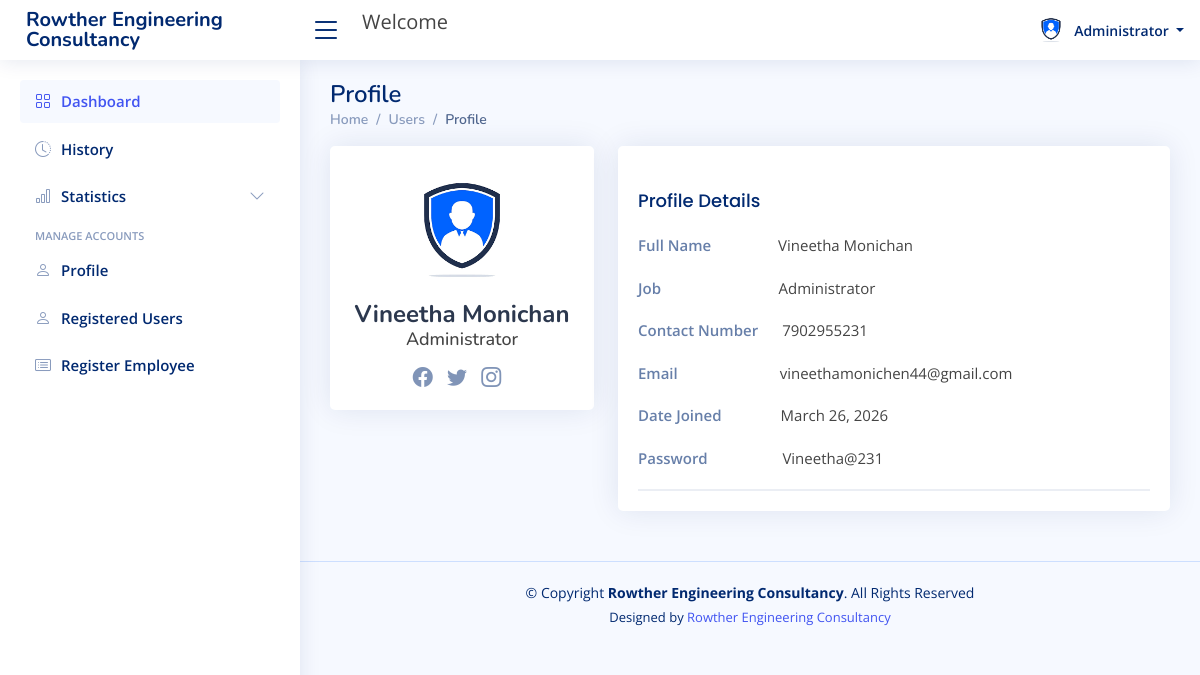
The app's page /adminn_details (signed in) with its own data.
### codex_app/models.py (models this page shows, shortened)
class Registration(models.Model):
    Emp_Id = models.CharField(max_length=200, null=True, blank=True)
    First_name = models.CharField(max_length=200, null=True, blank=True)
    department = models.ForeignKey(
        Department,
        on_delete=models.SET_NULL,
        null=True,
        blank=True
    )
    designation = models.ForeignKey(
        Designation,
        on_delete=models.SET_NULL,
        null=True,
        blank=True
    )
    Email = models.EmailField(max_length=200, null=True, blank=True)
    Password = models.CharField(max_length=200, null=True, blank=True)
    Mobile_Number = models.CharField(max_length=200, null=True, blank=True)
    Registration_date = models.DateField(null=True, blank=True)
    Image = models.ImageField(upload_to='images/', null=True, blank=True)
    Gender = models.CharField(max_length=200, null=True, blank=True)
    Address = models.CharField(max_length=1000, null=True, blank=True)
    Location = models.CharField(max_length=1000, null=True, blank=True)
    User_role = models.CharField(max_length=200, null=True, blank=True)
    user = models.OneToOneField(
        User,
        on_delete=models.CASCADE,
        null=True,
        blank=True
    )

### codex_app/views.py (the view)
# urls.py: path('adminn_details', views.adminn_details, name='adminn_details'),
def adminn_details(request):
    bok = Registration.objects.get(id=request.session['logg'])
    gtt = Registration.objects.filter(User_role = 'admin')
    return render(request, "adminn_details.html",{'bok':bok,'gtt':gtt,})

### templates/adminn_details.html (shortened to what this page needs)
{% load static %}
<html lang="en">
<head>
  <link rel="stylesheet" href="https://pro.fontawesome.com/releases/v5.10.0/css/all.css"
 />
  <link href="static/assets/vendor/bootstrap/css/bootstrap.min.css" rel="stylesheet">
  <link href="static/assets/vendor/bootstrap-icons/bootstrap-icons.css" rel="stylesheet">
  <link href="static/assets/vendor/boxicons/css/boxicons.min.css" rel="stylesheet">
  <link href="static/assets/vendor/quill/quill.snow.css" rel="stylesheet">
  <link href="static/assets/vendor/quill/quill.bubble.css" rel="stylesheet">
  <link href="static/assets/vendor/remixicon/remixicon.css" rel="stylesheet">
  <link href="static/assets/vendor/simple-datatables/style.css" rel="stylesheet">
  <link href="static/assets/css/style.css" rel="stylesheet">
</head>
<body>
  <header id="header" class="header fixed-top d-flex align-items-center">
    <div class="d-flex align-items-center justify-content-between">
      <a href="" class="logo d-flex align-items-center">
        <span class="d-none d-lg-block" style="font-size:20px;">Rowther Engineering Consultancy</span>
      </a>
      <i class="bi bi-list toggle-sidebar-btn"></i>
    </div>
    <div class="search-bar">
     <p style="font-size:20px;">Welcome </p>
    </div>
    <nav class="header-nav ms-auto">
      <ul class="d-flex align-items-center">
        {% for i in gtt %}
        <li class="nav-item dropdown pe-3">
          <a class="nav-link nav-profile d-flex align-items-center pe-0" href="#" data-bs-toggle="dropdown">
            <img src="/media/{{i.Image}}"alt="" class="rounded-circle" width="30" height="30">
            <span class="d-none d-md-block dropdown-toggle ps-2">{{i.First_name}} </span>
          </a>
        </li>
      </ul>
    </nav>
  </header>
  <aside id="sidebar" class="sidebar" >
    <ul class="sidebar-nav" id="sidebar-nav">
      <li class="nav-item">
        <a class="nav-link " href="{% url 'admin_home' %}" >
          <i class="bi bi-grid"></i>
          <span>Dashboard</span>
        </a>
      </li>
          <li class="nav-item">
        <a class="nav-link collapsed" href="{% url 'admin_home' %}" >
          <i class="bi bi-clock-history"></i>
          <span>History</span>
        </a>
      </li>
      <li class="nav-item">
        <a class="nav-link collapsed" data-bs-target="#charts-nav" data-bs-toggle="collapse" href="#">
          <i class="bi bi-bar-chart"></i><span>Statistics</span><i class="bi bi-chevron-down ms-auto"></i>
        </a>
      </li>
      <li class="nav-heading">Manage Accounts</li>
      <li class="nav-item">
        <a class="nav-link collapsed" href="{% url 'adminn_details' %}" >
          <i class="bi bi-person"></i>
          <span>Profile</span>
        </a>
      </li>
      <li class="nav-item">
        <a class="nav-link collapsed" href="{%url 'employeess' %}" >
          <i class="bi bi-person"></i>
          <span>Registered Users</span>
        </a>
      </li>
      <li class="nav-item">
        <a class="nav-link collapsed" href="{% url 'register_employee' %}" >
          <i class="bi bi-card-list"></i>
          <span>Register Employee</span>
        </a>
      </li>
    </ul>
  </aside>
  <main id="main" class="main">
    <div class="pagetitle">
      <h1>Profile</h1>
      <nav>
        <ol class="breadcrumb">
          <li class="breadcrumb-item"><a href="{% url 'admin_home' %}" >Home</a></li>
          <li class="breadcrumb-item">Users</li>
          <li class="breadcrumb-item active">Profile</li>
        </ol>
      </nav>
    </div>
    <section class="section profile">
      <div class="row">
        <div class="col-xl-4">
          <div class="card">
            <div class="card-body profile-card pt-4 d-flex flex-column align-items-center">
              <img src="/media/{{i.Image}}" class="rounded-circle">
              <h2>{{bok.First_name}} </h2>
              <h3>Administrator</h3>
              <div class="social-links mt-2">
                <a href="https://www.facebook.com/" class="facebook"><i class="bi bi-facebook"></i></a>
                <a href="https://twitter.com/?lang=en" class="twitter"><i class="bi bi-twitter"></i></a>
                <a href="https://www.instagram.com/" class="instagram"><i class="bi bi-instagram"></i></a>
              </div>
            </div>
          </div>
        </div>
        <div class="col-xl-8">
          <div class="card">
            <div class="card-body pt-3">
              <ul class="nav nav-tabs nav-tabs-bordered">
                            <div class="tab-content pt-2">
                <div class="tab-pane fade show active profile-overview" id="profile-overview">
                  <h5 class="card-title">Profile Details</h5>
                  <div class="row">
                    <div class="col-lg-3 col-md-4 label "style="width:auto ">Full Name</div>
                    <div class="col-lg-9 col-md-8" style="width:auto; ">&nbsp&nbsp&nbsp
                      &nbsp&nbsp{{bok.First_name}} </div>
                  </div>
                  <div class="row">
                    <div class="col-lg-3 col-md-4 label" style="width:auto ">Job</div>
                    <div class="col-lg-9 col-md-8" style="width:auto ">&nbsp&nbsp&nbsp&nbsp
                      &nbsp&nbsp&nbsp&nbsp&nbsp&nbsp
                      &nbsp&nbsp&nbsp&nbsp&nbsp&nbsp
                      &nbsp&nbsp&nbsp&nbsp&nbspAdministrator</div>
                  </div>
                  <div class="row">
                    <div class="col-lg-3 col-md-4 label" style="width:auto ">Contact Number</div>
                    <div class="col-lg-9 col-md-8" style="width:auto ">{{bok.Mobile_Number}} </div>
                  </div>
                  <div class="row">
                    <div class="col-lg-3 col-md-4 label"style="width:auto ">Email </div>
                    <div class="col-lg-9 col-md-8"style="width:auto ">
                      &nbsp{{bok.Email}}</div>
                  </div>
                  <div class="row">
                    <div class="col-lg-3 col-md-4 label"style="width:auto ">Date Joined</div>
                    <div class="col-lg-9 col-md-8"style="width:auto ">
               {{bok.Registration_date}}</div>
                  </div>
                  <div class="row">
                    <div class="col-lg-3 col-md-4 label"style="width:auto ">Password</div>
                    <div class="col-lg-9 col-md-8"style="width:auto ">
                      &nbsp&nbsp{{bok.Password}}</div>
                  </div>
                </div>
                </div>
              </div>
            </div>
          </div>
        </div>
    </section>
  </main>
  {% endfor %}
  <footer id="footer" class="footer">
    <div class="copyright">
      &copy; Copyright <strong><span>Rowther Engineering Consultancy</span></strong>. All Rights Reserved
    </div>
    <div class="credits">
           Designed by <a href="">Rowther Engineering Consultancy</a>
    </div>
  </footer>
</body>
</html>

### static/assets/css/style.css (style rules this page uses)
:root { scroll-behavior: smooth; }
body { font-family: "Open Sans", sans-serif; background: #f6f9ff; color: #444444; }
a { color: #4154f1; text-decoration: none; }
h1, h2, h3, h4, h5, h6 { font-family: "Nunito", sans-serif; }
#main { margin-top: 60px; padding: 20px 30px; transition: all 0.3s; }
.pagetitle { margin-bottom: 10px; }
.pagetitle h1 { font-size: 24px; margin-bottom: 0; font-weight: 600; color: #012970; }
.card { margin-bottom: 30px; border: none; border-radius: 5px; box-shadow: 0px 0 30px rgba(1, 41, 112, 0.1); }
.card-title { padding: 20px 0 15px 0; font-size: 18px; font-weight: 500; color: #012970; font-family: "Poppins", sans-serif; }
.card-body { padding: 0 20px 20px 20px; }
.breadcrumb { font-size: 14px; font-family: "Nunito", sans-serif; color: #899bbd; font-weight: 600; }
.breadcrumb a { color: #899bbd; transition: 0.3s; }
.breadcrumb .breadcrumb-item::before { color: #899bbd; }
.breadcrumb .active { color: #51678f; font-weight: 600; }
.nav-tabs-bordered { border-bottom: 2px solid #ebeef4; }
.logo { line-height: 1; }
@media (min-width: 1200px) { .logo { width: 280px; } }
.logo span { font-size: 26px; font-weight: 700; color: #012970; font-family: "Nunito", sans-serif; }
.header { transition: all 0.5s; z-index: 997; height: 60px; box-shadow: 0px 2px 20px rgba(1, 41, 112, 0.1); background-color: #fff; padding-left: 20px; }
.header .toggle-sidebar-btn { font-size: 32px; padding-left: 10px; cursor: pointer; color: #012970; }
.header .search-bar { min-width: 360px; padding: 0 20px; }
.header-nav ul { list-style: none; }
.header-nav>ul { margin: 0; padding: 0; }
.header-nav .nav-profile { color: #012970; }
.header-nav .nav-profile img { max-height: 36px; }
.header-nav .nav-profile span { font-size: 14px; font-weight: 600; }
.sidebar { position: fixed; top: 60px; left: 0; bottom: 0; width: 300px; z-index: 996; transition: all 0.3s; padding: 20px; overflow-y: auto; scrollbar-width: thin; scrollbar-color: #aab7cf transparent; box-shadow: 0px 0px 20px rgba(1, 41, 112, 0.1); background-color: #fff; }
@media (min-width: 1200px) { #main, #footer { margin-left: 300px; } }
.sidebar-nav { padding: 0; margin: 0; list-style: none; }
.sidebar-nav li { padding: 0; margin: 0; list-style: none; }
.sidebar-nav .nav-item { margin-bottom: 5px; }
.sidebar-nav .nav-heading { font-size: 11px; text-transform: uppercase; color: #899bbd; font-weight: 600; margin: 10px 0 5px 15px; }
.sidebar-nav .nav-link { display: flex; align-items: center; font-size: 15px; font-weight: 600; color: #4154f1; transition: 0.3; background: #f6f9ff; padding: 10px 15px; border-radius: 4px; }
.sidebar-nav .nav-link i { font-size: 16px; margin-right: 10px; color: #4154f1; }
.sidebar-nav .nav-link.collapsed { color: #012970; background: #fff; }
.sidebar-nav .nav-link.collapsed i { color: #899bbd; }
.sidebar-nav .nav-link .bi-chevron-down { margin-right: 0; transition: transform 0.2s ease-in-out; }
.profile .profile-card img { max-width: 120px; }
.profile .profile-card h2 { font-size: 24px; font-weight: 700; color: #2c384e; margin: 10px 0 0 0; }
.profile .profile-card h3 { font-size: 18px; }
.profile .profile-card .social-links a { font-size: 20px; display: inline-block; color: rgba(1, 41, 112, 0.5); line-height: 0; margin-right: 10px; transition: 0.3s; }
.profile .profile-overview .row { margin-bottom: 20px; font-size: 15px; }
.profile .profile-overview .card-title { color: #012970; }
.profile .profile-overview .label { font-weight: 600; color: rgba(1, 41, 112, 0.6); }
.footer { padding: 20px 0; font-size: 14px; transition: all 0.3s; border-top: 1px solid #cddfff; }
.footer .copyright { text-align: center; color: #012970; }
.footer .credits { padding-top: 5px; text-align: center; font-size: 13px; color: #012970; }

### records on screen
Registration: Image (picture), First_name "Administrator"
Registration: First_name "Vineetha Monichan", Mobile_Number "7902955231", Email "vineethamonichen44@gmail.com", Registration_date "March 26, 2026", Password "Vineetha@231"
